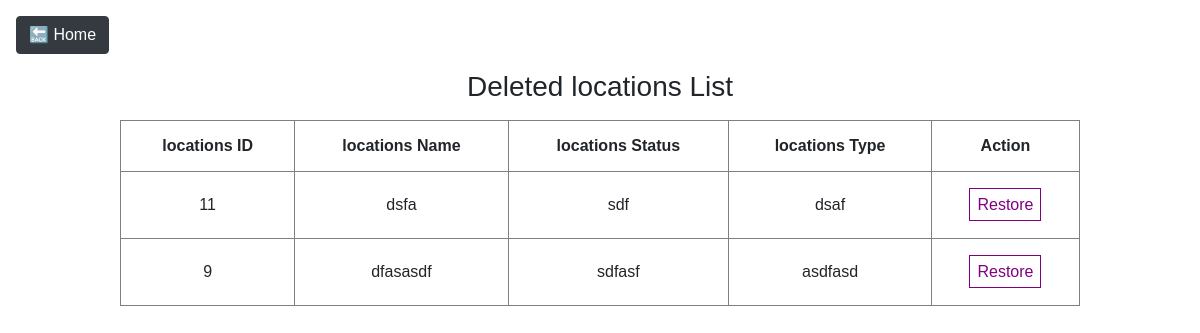
/binLocations.php, run on an earlier commit of the app's database.
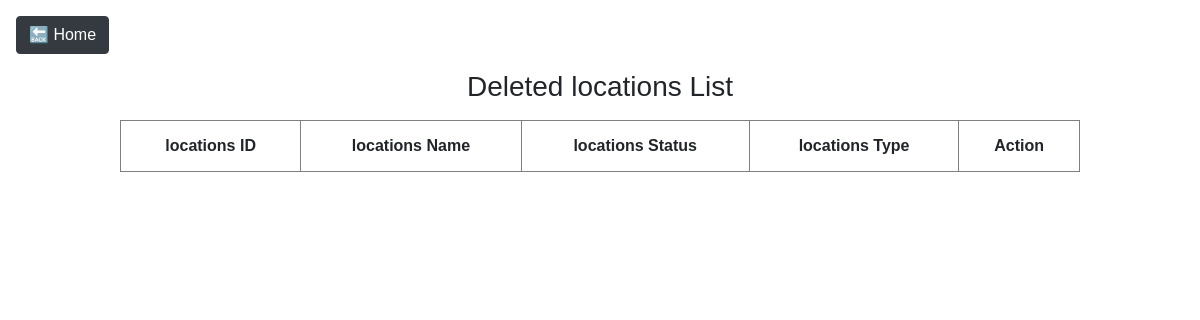
And on a later commit of the database.
### tables this page shows
CREATE TABLE `locations` (
  `locations_id` int(3) NOT NULL,
  `locations_name` varchar(100) NOT NULL,
  `locations_status` varchar(20) NOT NULL,
  `locations_type` varchar(10) NOT NULL,
  `child_id` int(3) NOT NULL,
  `observer_id` int(3) NOT NULL,
  `is_delete` bit(1) NOT NULL DEFAULT b'0'
);

### binLocations.php (the view, shortened to what this page needs)
<?php
include_once("config.php");
$locationsDel = mysqli_query($link, "SELECT * FROM locations WHERE is_delete=1 ORDER BY locations_id DESC");
?>
<html>
<head>
    <link rel="stylesheet" href="https://stackpath.bootstrapcdn.com/bootstrap/4.5.2/css/bootstrap.min.css">
</head>
<body>
    <a href="index.php" class="btn btn-dark ml-3 mt-3">🔙 Home</a>
    <br /><br />
    <h3>Deleted locations List</h3>
    <table width='80%' border=1>
        <tr>
            <th>locations ID</th>
            <th>locations Name</th>
            <th>
                locations Status
            </th>
            <th>
                locations Type
            </th>
            <th>
                Action
            </th>
        </tr>
        <?php
        while ($item = mysqli_fetch_array($locationsDel)) {
            echo "<tr>";
            echo "<td>" . $item['locations_id'] . "</td>";
            echo "<td>" . $item['locations_name'] . "</td>";
            echo "<td>" . $item['locations_status'] . "</td>";
            echo "<td>" . $item['locations_type'] . "</td>";
            echo "<td><a href='restoreLocations.php?id=$item[locations_id]'>Restore</a></td></tr>";
        }
        ?>
    </table>
</body>
</html>

What changed in the data, as far as the page shows it:
removed locations: locations_id "11", locations_name "dsfa", locations_status "sdf", locations_type "dsaf"
removed locations: locations_id "9", locations_name "dfasasdf", locations_status "sdfasf", locations_type "asdfasd"
